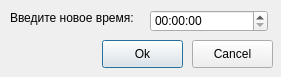
<?xml version="1.0" encoding="UTF-8"?>
<ui version="4.0">
 <class>Dialog</class>
 <widget class="QDialog" name="Dialog">
  <property name="geometry">
   <rect>
    <x>0</x>
    <y>0</y>
    <width>281</width>
    <height>77</height>
   </rect>
  </property>
  <property name="windowTitle">
   <string/>
  </property>
  <widget class="QTimeEdit" name="timeEdit">
   <property name="geometry">
    <rect>
     <x>150</x>
     <y>10</y>
     <width>118</width>
     <height>22</height>
    </rect>
   </property>
  </widget>
  <widget class="QLabel" name="label">
   <property name="geometry">
    <rect>
     <x>10</x>
     <y>10</y>
     <width>141</width>
     <height>16</height>
    </rect>
   </property>
   <property name="text">
    <string>Введите новое время:</string>
   </property>
  </widget>
  <widget class="QPushButton" name="pushButton">
   <property name="geometry">
    <rect>
     <x>102</x>
     <y>40</y>
     <width>81</width>
     <height>28</height>
    </rect>
   </property>
   <property name="text">
    <string>Ok</string>
   </property>
  </widget>
  <widget class="QPushButton" name="pushButton_2">
   <property name="geometry">
    <rect>
     <x>192</x>
     <y>40</y>
     <width>81</width>
     <height>28</height>
    </rect>
   </property>
   <property name="text">
    <string>Cancel</string>
   </property>
  </widget>
 </widget>
 <resources/>
 <connections/>
</ui>
